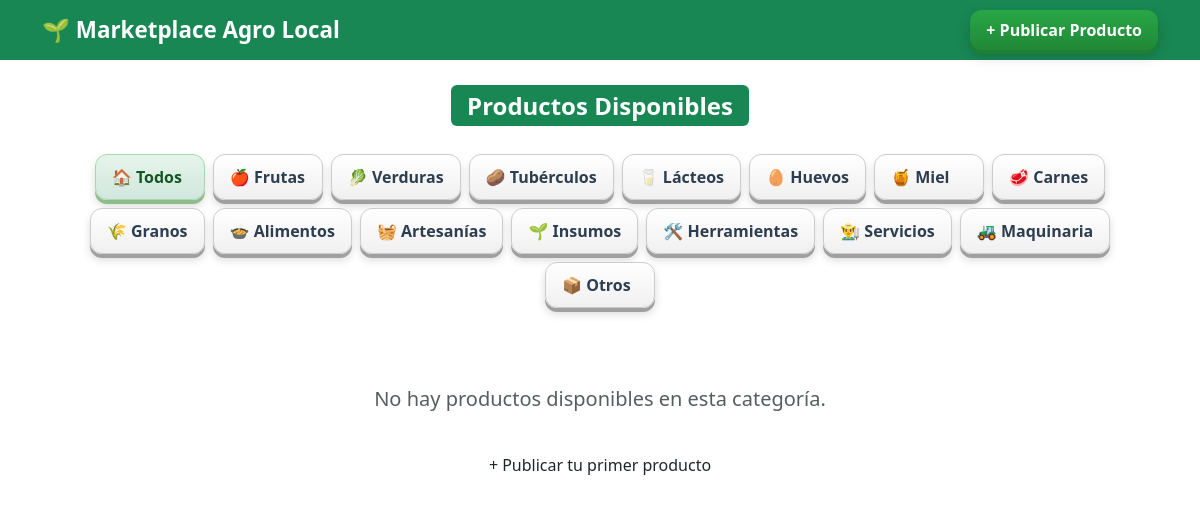
Screenshot of /categoria/2 with the database file from the repository.
### models.py (models this page shows)
class Categoria(db.Model):
    id = db.Column(db.Integer, primary_key=True)
    nombre = db.Column(db.String(50), nullable=False, unique=True)
    productos = db.relationship('Producto', backref='categoria', lazy=True)

### app.py (the view)
@app.route("/categoria/<int:cat_id>")
def por_categoria(cat_id):
    productos = Producto.query.filter_by(estado="disponible", categoria_id=cat_id).all()
    categorias = Categoria.query.all()
    return render_template(
        "inicio.html",
        productos=productos,
        todas_categorias=categorias,
        categoria_estilos=CATEGORIA_ESTILOS
    )

### templates/inicio.html
{% extends "base.html" %}
{% block content %}
<h2 class="text-center mb-4">
  <span class="badge bg-success">Productos Disponibles</span>
</h2>
<div class="mb-4 d-flex flex-wrap justify-content-center">
  <a href="/" class="btn-categoria todos">🏠 Todos</a>
  {% for cat in todas_categorias %}
    {% set estilo = categoria_estilos.get(cat.nombre, {"icono": "🌱"}) %}
    <a href="/categoria/{{ cat.id }}" class="btn-categoria">
      {{ estilo.icono }} {{ cat.nombre }}
    </a>
  {% endfor %}
</div>
{% if productos %}
  <div class="row g-4">
  {% for p in productos %}
    {% set estilo = categoria_estilos.get(p.categoria.nombre, {"icono": "🌱", "color": "#ffffff"}) %}
    <div class="col-md-6 col-lg-4">
      <div class="card h-100" style="background-color: {{ estilo.color }}; border-left: 4px solid #28a745;">
        <div class="card-body d-flex flex-column">
          <div class="d-flex justify-content-between align-items-start">
            <h5 class="card-title mb-1">{{ estilo.icono }} {{ p.nombre }}</h5>
            {% if p.productor.es_premium %}
              <span class="badge-premium">⭐ Premium</span>
            {% endif %}
          </div>
          <p class="card-text flex-grow-1">
            <strong>Productor:</strong> {{ p.productor.nombre }}<br>
            <strong>Finca:</strong> {{ p.productor.finca or "No especificada" }}<br>
            <strong>Teléfono:</strong> {{ p.productor.telefono }}<br>
            <strong>Categoría:</strong> {{ p.categoria.nombre }}<br>
            <strong>Cantidad:</strong> {{ p.cantidad }} {{ p.unidad }}<br>
            <strong>Precio:</strong> ${{ "{:,.0f}".format(p.precio) }}<br>
            {% if p.descripcion %}<small class="text-muted">{{ p.descripcion }}</small>{% endif %}
          </p>
          <a href="https://wa.me/57{{ p.productor.telefono|replace(' ', '')|replace('+', '') }}?text=Hola,%20vi%20tu%20oferta%20de%20{{ p.nombre|urlencode }}%20en%20el%20marketplace"
             class="btn btn-3d mb-2" target="_blank">
             📱 Contactar por WhatsApp
          </a>
          {% if not p.productor.es_premium %}
            <a href="https://wa.me/573143539351?text=Hola,%20quiero%20activar%20mi%20plan%20Premium%20de%20$10.000%20mensuales"
               class="btn btn-warning btn-sm w-100">
               ⭐ Quiero ser Premium ($10.000/mes)
            </a>
          {% endif %}
          <a href="/vender/{{ p.id }}" class="btn btn-outline-3d mt-2">Marcar como vendido</a>
        </div>
      </div>
    </div>
  {% endfor %}
  </div>
{% else %}
  <div class="text-center py-5">
    <p class="text-muted fs-5">No hay productos disponibles en esta categoría.</p>
    <a href="/publicar" class="btn btn-3d mt-3">+ Publicar tu primer producto</a>
  </div>
{% endif %}
{% endblock %}

### templates/base.html (style rules this page uses)
body { background: linear-gradient(rgba(255, 255, 255, 0.92), rgba(255, 255, 255, 0.92)), url('https://images.unsplash.com/photo-1500382018777-4e0e3f30e759?ixlib=rb-4.0.3&auto=format&fit=crop&w=1950&q=80') center/cover no-repeat fixed; min-height: 100vh; font-family: 'Segoe UI', Tahoma, Geneva, Verdana, sans-serif; color: #2e3a2f; }
.btn-categoria { background: linear-gradient(to bottom, #ffffff, #f0f0f0); color: #2c3e50; border: 1px solid #cccccc; border-radius: 12px; padding: 10px 16px; font-weight: 600; box-shadow: 0 4px 0 #a0a0a0, 0 6px 8px rgba(0,0,0,0.15); transition: all 0.15s ease; display: inline-flex; align-items: center; gap: 6px; margin: 4px; min-width: 110px; text-align: center; text-decoration: none; }
.btn-categoria.todos { background: linear-gradient(to bottom, #e6f4ea, #d1e7dd); color: #155724; border: 1px solid #a8d8a8; box-shadow: 0 4px 0 #8fbc8f, 0 6px 8px rgba(0,0,0,0.15); }
h1, h2, h3, h4, h5, h6 { color: #1b5e20; font-weight: 700; }

### rows the page displays
Categoria: icono "🍎", nombre "Frutas"
Categoria: icono "🥬", nombre "Verduras"
Categoria: icono "🥔", nombre "Tubérculos"
Categoria: icono "🥛", nombre "Lácteos"
Categoria: icono "🥚", nombre "Huevos"
Categoria: icono "🍯", nombre "Miel"
Categoria: icono "🥩", nombre "Carnes"
Categoria: icono "🌾", nombre "Granos"
Categoria: icono "🍲", nombre "Alimentos"
Categoria: icono "🧺", nombre "Artesanías"
Categoria: icono "🌱", nombre "Insumos"
Categoria: icono "🛠️", nombre "Herramientas"
Categoria: icono "👨‍🌾", nombre "Servicios"
Categoria: icono "🚜", nombre "Maquinaria"
Categoria: icono "📦", nombre "Otros"
